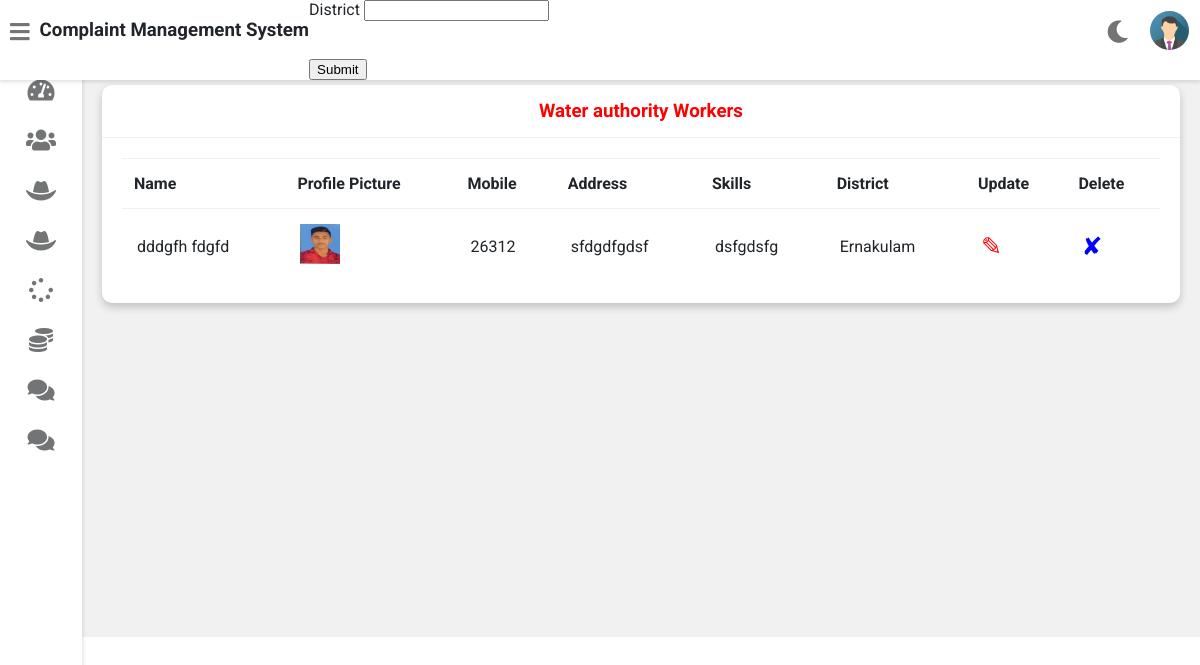
/admin-view-mechanic2 (signed in), run on an earlier commit of the app's database.
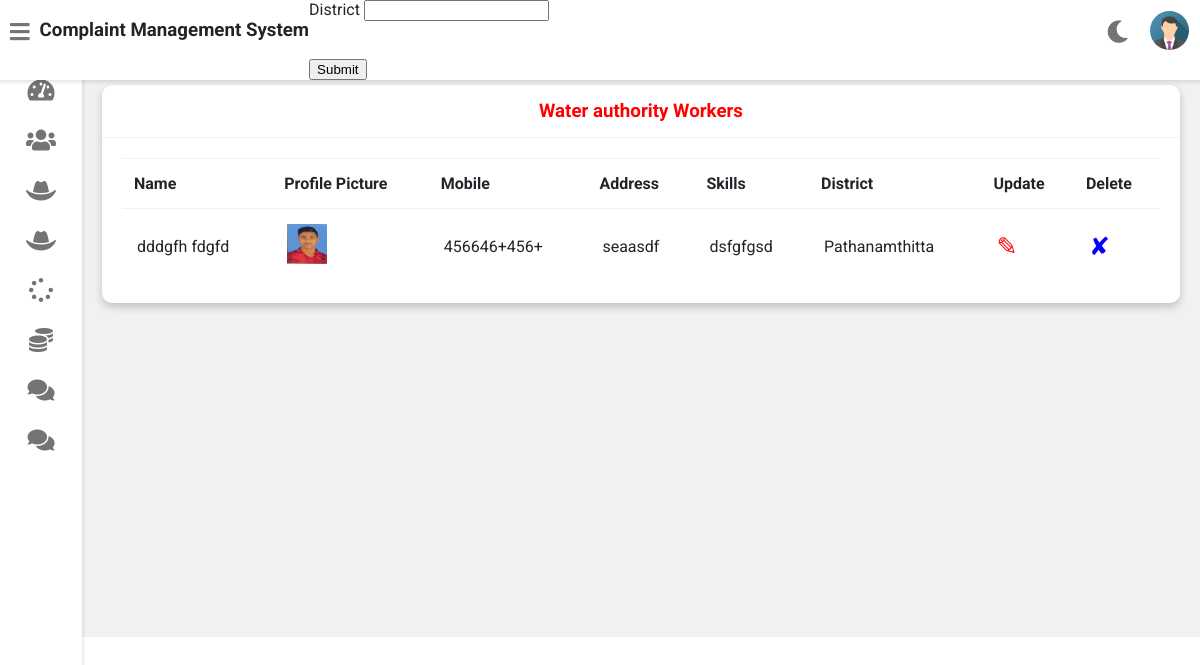
And on a later commit of the database.
### vehicle/models.py (models this page shows, shortened)
class Mechanic2(models.Model):
    user=models.OneToOneField(User,on_delete=models.CASCADE)
    profile_pic= models.ImageField(upload_to='profile_pic/MechanicProfilePic2/',null=True)
    address = models.CharField(max_length=40)
    mobile = models.CharField(max_length=20,null=False)
    skill = models.CharField(max_length=500,null=True)
    dis=(('Alappuzha','Alappuzha'),('Wayanad','Wayanad'),('Ernakulam','Ernakulam'),('Thrissur','Thrissur'),('Thiruvananthapuram','Thiruvananthapuram'),('Pathanamthitta','Pathanamthitta'),('Palakkad','Palakkad'),('Malappuram','Malappuram'),('Kozhikode','Kozhikode'),('Kottayam','Kottayam'),('Kollam','Kollam'),('Kasaragod','Kasaragod'),('Kannur','Kannur'),('Idukki','Idukki'))
    district = models.CharField(max_length=50,choices=dis)
    status=models.BooleanField(default=False)
    work_name = (('WATER AUTHORITY','WATER AUTHORITY'),('Other','Other'))
    work_category=models.CharField(max_length=50,choices=work_name)
    @property
    def get_name(self):
        return self.user.first_name+" "+self.user.last_name

### vehicle/views.py (the view)
# urls.py: path('admin-view-mechanic2',views.admin_view_mechanic_view2,name='admin-view-mechanic2'),
@login_required(login_url='adminlogin')
def admin_view_mechanic_view2(request):
    mechanics2=models.Mechanic2.objects.all()
    return render(request,'vehicle/admin_view_mechanic2.html',{'mechanics2':mechanics2})

### templates/vehicle/admin_view_mechanic2.html
{% extends 'vehicle/adminbase.html' %}
{% block content %}
{% load static %}
	<div class="wrapper">
		<div class="row">
			<div class="col-12 col-m-12 col-sm-12">
				<div class="card">
					<div class="card-header">
						<h3 style="color:red; text-align:center" >Water authority Workers
						</h3>
					</div>
					<div class="card-content">
						<table>
							<thead>
                <tr>
                  <th>Name</th>
                  <th>Profile Picture</th>
                  <th>Mobile</th>
                  <th>Address</th>
                  <th>Skills</th>
                  <th>District</th>
                  <th>Update</th>
                  <th>Delete</th>
                </tr>
							</thead>
							<tbody>
              {% for m in mechanics2 %}
                <tr>
                  <td> {{m.get_name}}</td>
                  <td> <img src="{% static m.profile_pic.url %}" alt="Profile Pic" height="40px" width="40px" /></td>
                  <td>{{m.mobile}}</td>
                  <td>{{m.address}}</td>
                  <td>{{m.skill}}</td>
                  <td>{{m.district}}</td>
                  <td><a  style="color:red; text-decoration:none;font-size:25px;" href="{% url 'update-mechanic2' m.id  %}">&#9998;</a></td>
                  <td><a style="color:blue; text-decoration:none;font-size:25px;"href="{% url 'delete-mechanic2' m.id  %}">&#10008;</a></td>
                </tr>
                {% endfor %}
							</tbody>
						</table>
					</div>
				</div>
			</div>
		</div>
<br><br><br><br><br><br><br><br><br><br><br><br><br><br><br><br>
	</div>
{% endblock content %}

### templates/vehicle/adminbase.html (shortened to what this page needs)
<!DOCTYPE html>
{% load static %}
<html>
<head>
	{% load widget_tweaks %}
	<link rel="stylesheet" type="text/css" href="https://cdnjs.cloudflare.com/ajax/libs/Chart.js/2.9.3/Chart.min.css">
	<link rel="stylesheet" type="text/css" href="{% static "fontawesome-free/css/all.min.css" %}">
	<link rel="stylesheet" type="text/css" href="{% static "style.css" %}">
</head>
<body class="overlay-scrollbar">
	<div class="navbar">
		<ul class="navbar-nav">
			<li class="nav-item">
				<a class="nav-link">
					<i class="fas fa-bars" onclick="collapseSidebar()"></i>
				</a>
			</li>
			<li class="nav-item">
				<h3>Complaint Management System</h3>
			</li>
		</ul>
		<form method="post" action="{% url 'search' %}">
			<label for="vehicle_category">District</label>
			<input type="text" id="district" name="district"><br><br>
			<br>
			<input type="submit" value="Submit">
		 </form>
		<ul class="navbar-nav nav-right">
			<li class="nav-item mode">
				<a class="nav-link" href="#" onclick="switchTheme()">
					<i class="fas fa-moon dark-icon"></i>
				</a>
			</li>
			<li class="nav-item avt-wrapper">
				<div class="avt dropdown">
					<img src="{% static "images/admin.png" %} " alt="User image" class="dropdown-toggle" data-toggle="user-menu">
				</div>
			</li>
		</ul>
	</div>
	<div class="sidebar">
		<ul class="sidebar-nav">
			<li class="sidebar-nav-item">
				<a href="/admin-dashboard" class="sidebar-nav-link">
					<div>
						<i class="fas fa-tachometer-alt"></i>
					</div>
				</a>
			</li>
			<li class="sidebar-nav-item">
				<a href="/admin-customer" class="sidebar-nav-link">
					<div>
						<i class="fas fa-users"></i>
					</div>
				</a>
			</li>
			<li  class="sidebar-nav-item">
				<a href="/admin-mechanic" class="sidebar-nav-link">
					<div>
					<i class="fas fa-hat-cowboy"></i>
					</div>
				</a>
			</li>
			<li  class="sidebar-nav-item">
				<a href="/admin-mechanic2" class="sidebar-nav-link">
					<div>
					<i class="fas fa-hat-cowboy"></i>
					</div>
				</a>
			</li>
			<li  class="sidebar-nav-item">
				<a href="/admin-request" class="sidebar-nav-link">
					<div>
						<i class="fas fa-spinner"></i>
					</div>
				</a>
			</li>
			<li  class="sidebar-nav-item">
				<a href="/admin-report" class="sidebar-nav-link">
					<div>
						<i class="fas fa-coins"></i>
					</div>
				</a>
			</li>
			<li  class="sidebar-nav-item">
				<a href="/admin-feedback" class="sidebar-nav-link">
					<div>
					<i class="fas fa-comments"></i>
					</div>
				</a>
			</li>
			<li  class="sidebar-nav-item">
				<a href="https://dashboard.kommunicate.io/conversations" class="sidebar-nav-link">
					<div>
					<i class="fas fa-comments"></i>
					</div>
				</a>
			</li>
		</ul>
	</div>
<div>
	<div class="content">
		{% block content %}
		{% endblock content %}
	</div>
</div>
</body>
</html>

### static/style.css (style rules this page uses)
:root { --primary-color: #4834d4; --success-color: #6ab04c; --warning-color: #f0932b; --danger-color: #eb4d4b; --light-color: #212529; --light-second-color: #727475; --light-background: #ffffff; --light-second-background: #f1f1f1; --dark-color: #909090; --dark-second-color: #f5f6fa; --dark-background: #23242D; --dark-second-background: #181818; }
.light { --main-bg-color: var(--light-background); --second-bg-color: var(--light-second-background); --main-color: var(--light-color); --second-color: var(--light-second-color); }
* { box-sizing: border-box; }
body { font-family: 'Roboto', sans-serif; background: var(--main-bg-color); color: var(--main-color); margin: 0; }
.navbar { display: flex; flex-direction: row; background: var(--main-bg-color); color: var(--main-color); position: fixed; top: 0; right: 0; left: 0; z-index: 101; box-shadow: rgba(0,0,0,0.12) 0px 1px 4px 1px; }
.navbar-nav { list-style: none; display: flex; flex-direction: row; padding-left: 0; margin-bottom: 0; margin-top: 0; }
.nav-link { float: left; text-align: center; padding: 21px 10px; text-decoration: none; font-size: 17px; color: var(--second-color); position: relative; }
.navbar-nav i { font-size: 1.4rem; }
.nav-right { margin-left: auto; }
.avt img { width: 39px; height: 39px; border-radius: 50%; }
.avt { padding: 11px }
.dropdown { position: relative; }
.wrapper { padding: 10px; margin-left: 82px; padding-top: 75px; background: var(--second-bg-color); transition: margin-left .5s; }
.sidebar { width: 82px; height: 100vh; position: fixed; margin-top: 65px; background: var(--main-bg-color); box-shadow: rgba(0,0,0,0.12) 0px 1px 4px 1px; overflow: hidden; z-index: 100; transition: width .5s; }
.sidebar-nav { list-style: none; padding: 0; margin: 0; display: flex; flex-direction: column; align-items: center; height: 100vh; }
.sidebar-nav-item { width: 100%; }
.sidebar-nav-link { display: flex; align-items: center; color: var(--main-color); text-decoration: none; }
.sidebar-nav-link i { font-size: 1.5rem; color: var(--second-color); position: absolute; left: 50%; top: 50%; transform: translate(-50%, -50%); }
.sidebar-nav-link div { min-width: 82px; height: 50px; position: relative; }
.row { display: flex; flex-wrap: wrap; flex-direction: row; }
.row:after, .row:before { box-sizing: border-box; }
[class*="col-"] { padding: 10px; }
@media only screen and (min-width: 600px) { .col-sm-12 { width: 100%; } }
@media only screen and (min-width: 768px) { .col-m-12 { width: 100%; } }
@media only screen and (min-width: 992px) { .col-12 { width: 100%; } }
.card { background: var(--main-bg-color); color: var(--main-color); border-radius: 10px; margin-bottom: 10px; box-shadow: 0 4px 8px 0 rgba(0,0,0,0.2); }
.card-header { padding: 15px 30px; border-bottom: 1px solid var(--second-bg-color); position: relative; }
.card-header h3 { margin: 0; }
.card-content { padding: 20px; overflow-x: auto; }
table { border-collapse: collapse; width: 100%; }
table td { border-top: 1px solid var(--second-bg-color); padding: 15px; }
table th { border-top: 1px solid var(--second-bg-color); border-bottom: 1px solid var(--second-bg-color); padding: 15px 12px; text-align: left; }

What changed in the data, as far as the page shows it:
changed Mechanic2 "dddgfh fdgfd": mobile "26312" → "456646+456+"; address "sfdgdfgdsf" → "seaasdf"; skill "dsfgdsfg" → "dsfgfgsd"; district "Ernakulam" → "Pathanamthitta"
